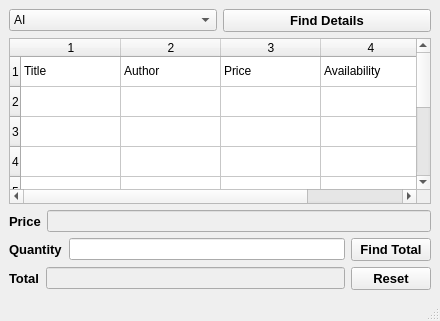
<?xml version="1.0" encoding="UTF-8"?>
<ui version="4.0">
 <class>MyBookStore</class>
 <widget class="QMainWindow" name="MyBookStore">
  <property name="geometry">
   <rect>
    <x>0</x>
    <y>0</y>
    <width>440</width>
    <height>321</height>
   </rect>
  </property>
  <property name="windowTitle">
   <string>MainWindow</string>
  </property>
  <widget class="QWidget" name="centralwidget">
   <layout class="QVBoxLayout" name="verticalLayout">
    <item>
     <layout class="QHBoxLayout" name="horizontalLayout">
      <item>
       <widget class="QComboBox" name="comboBox">
        <item>
         <property name="text">
          <string>AI</string>
         </property>
        </item>
        <item>
         <property name="text">
          <string>C++</string>
         </property>
        </item>
        <item>
         <property name="text">
          <string>C#</string>
         </property>
        </item>
        <item>
         <property name="text">
          <string>CSS3</string>
         </property>
        </item>
        <item>
         <property name="text">
          <string>HTML5</string>
         </property>
        </item>
        <item>
         <property name="text">
          <string>Java</string>
         </property>
        </item>
        <item>
         <property name="text">
          <string>Java Scripts</string>
         </property>
        </item>
        <item>
         <property name="text">
          <string>PHP</string>
         </property>
        </item>
        <item>
         <property name="text">
          <string>Think Python</string>
         </property>
        </item>
       </widget>
      </item>
      <item>
       <widget class="QPushButton" name="fd">
        <property name="font">
         <font>
          <family>Arial</family>
          <pointsize>10</pointsize>
          <weight>75</weight>
          <bold>true</bold>
         </font>
        </property>
        <property name="text">
         <string>Find Details</string>
        </property>
       </widget>
      </item>
     </layout>
    </item>
    <item>
     <widget class="QTableWidget" name="table">
      <property name="rowCount">
       <number>9</number>
      </property>
      <property name="columnCount">
       <number>4</number>
      </property>
      <row/>
      <row/>
      <row/>
      <row/>
      <row/>
      <row/>
      <row/>
      <row/>
      <row/>
      <column/>
      <column/>
      <column/>
      <column/>
      <item row="0" column="0">
       <property name="text">
        <string>Title</string>
       </property>
      </item>
      <item row="0" column="1">
       <property name="text">
        <string>Author</string>
       </property>
      </item>
      <item row="0" column="2">
       <property name="text">
        <string>Price</string>
       </property>
      </item>
      <item row="0" column="3">
       <property name="text">
        <string>Availability</string>
       </property>
      </item>
     </widget>
    </item>
    <item>
     <layout class="QHBoxLayout" name="horizontalLayout_2">
      <item>
       <widget class="QLabel" name="label">
        <property name="font">
         <font>
          <family>Arial</family>
          <pointsize>10</pointsize>
          <weight>75</weight>
          <bold>true</bold>
         </font>
        </property>
        <property name="text">
         <string>Price</string>
        </property>
       </widget>
      </item>
      <item>
       <widget class="QLineEdit" name="price">
        <property name="enabled">
         <bool>false</bool>
        </property>
       </widget>
      </item>
     </layout>
    </item>
    <item>
     <layout class="QHBoxLayout" name="horizontalLayout_3">
      <item>
       <widget class="QLabel" name="label_2">
        <property name="font">
         <font>
          <family>Arial</family>
          <pointsize>10</pointsize>
          <weight>75</weight>
          <bold>true</bold>
         </font>
        </property>
        <property name="text">
         <string>Quantity</string>
        </property>
       </widget>
      </item>
      <item>
       <widget class="QLineEdit" name="quantity"/>
      </item>
      <item>
       <widget class="QPushButton" name="ft">
        <property name="font">
         <font>
          <family>Arial</family>
          <pointsize>10</pointsize>
          <weight>75</weight>
          <bold>true</bold>
         </font>
        </property>
        <property name="text">
         <string>Find Total</string>
        </property>
       </widget>
      </item>
     </layout>
    </item>
    <item>
     <layout class="QHBoxLayout" name="horizontalLayout_4">
      <item>
       <widget class="QLabel" name="label_3">
        <property name="font">
         <font>
          <family>Arial</family>
          <pointsize>10</pointsize>
          <weight>75</weight>
          <bold>true</bold>
         </font>
        </property>
        <property name="text">
         <string>Total</string>
        </property>
       </widget>
      </item>
      <item>
       <widget class="QLineEdit" name="total">
        <property name="enabled">
         <bool>false</bool>
        </property>
       </widget>
      </item>
      <item>
       <widget class="QPushButton" name="re">
        <property name="font">
         <font>
          <family>Arial</family>
          <pointsize>10</pointsize>
          <weight>75</weight>
          <bold>true</bold>
         </font>
        </property>
        <property name="text">
         <string>Reset</string>
        </property>
       </widget>
      </item>
     </layout>
    </item>
   </layout>
  </widget>
  <widget class="QStatusBar" name="statusbar"/>
 </widget>
 <resources/>
 <connections>
  <connection>
   <sender>re</sender>
   <signal>clicked()</signal>
   <receiver>comboBox</receiver>
   <slot>clear()</slot>
   <hints>
    <hint type="sourcelabel">
     <x>371</x>
     <y>275</y>
    </hint>
    <hint type="destinationlabel">
     <x>184</x>
     <y>20</y>
    </hint>
   </hints>
  </connection>
  <connection>
   <sender>re</sender>
   <signal>clicked()</signal>
   <receiver>price</receiver>
   <slot>clear()</slot>
   <hints>
    <hint type="sourcelabel">
     <x>406</x>
     <y>268</y>
    </hint>
    <hint type="destinationlabel">
     <x>397</x>
     <y>218</y>
    </hint>
   </hints>
  </connection>
  <connection>
   <sender>re</sender>
   <signal>clicked()</signal>
   <receiver>quantity</receiver>
   <slot>clear()</slot>
   <hints>
    <hint type="sourcelabel">
     <x>418</x>
     <y>284</y>
    </hint>
    <hint type="destinationlabel">
     <x>290</x>
     <y>250</y>
    </hint>
   </hints>
  </connection>
  <connection>
   <sender>re</sender>
   <signal>clicked()</signal>
   <receiver>total</receiver>
   <slot>clear()</slot>
   <hints>
    <hint type="sourcelabel">
     <x>384</x>
     <y>288</y>
    </hint>
    <hint type="destinationlabel">
     <x>267</x>
     <y>288</y>
    </hint>
   </hints>
  </connection>
  <connection>
   <sender>re</sender>
   <signal>clicked()</signal>
   <receiver>table</receiver>
   <slot>clear()</slot>
   <hints>
    <hint type="sourcelabel">
     <x>387</x>
     <y>270</y>
    </hint>
    <hint type="destinationlabel">
     <x>343</x>
     <y>87</y>
    </hint>
   </hints>
  </connection>
 </connections>
</ui>
